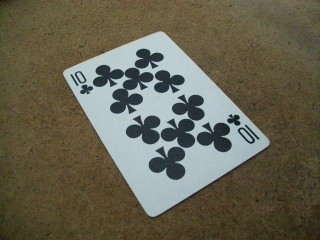
#> input picture PerspectiveCorrection-master/src.jpg, 320 x 240 px
$ python test.py
#> lines starting #> are read from the running program, lines starting #| are printed output that depends on the picture
import cv2
import numpy as np
import matplotlib.pyplot as plt

img = cv2.imread('src.jpg')
#> img is the input picture: shape (240, 320, 3); mean B, G, R 80.9, 98.1, 101.9
rows, cols = img.shape[:2]
#> rows = 240; cols = 320

# 原图中卡片的四个角点
pts1 = np.float32([[64, 74], [161, 32], [154, 222], [271, 148]])
# 变换后分别在左上、右上、左下、右下四个点
pts2 = np.float32([[0, 0], [160, 0], [0, 178], [160, 178]])

# 生成透视变换矩阵
M = cv2.getPerspectiveTransform(pts1, pts2)
# 进行透视变换
dst = cv2.warpPerspective(img, M, (320, 178))
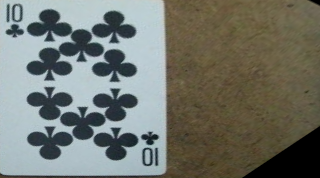
#> dst: shape (178, 320, 3); mean B, G, R 109.1, 117.3, 114.2

plt.subplot(121), plt.imshow(img[:, :, ::-1]), plt.title('input')
plt.subplot(122), plt.imshow(dst[:, :, ::-1]), plt.title('output')
plt.show()
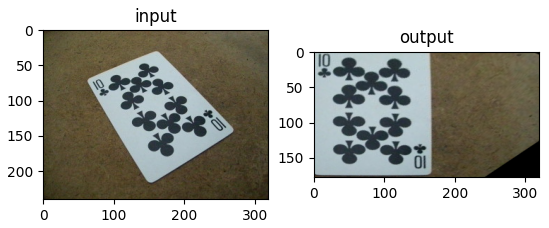
#> figure drawn by matplotlib, 2 panels
